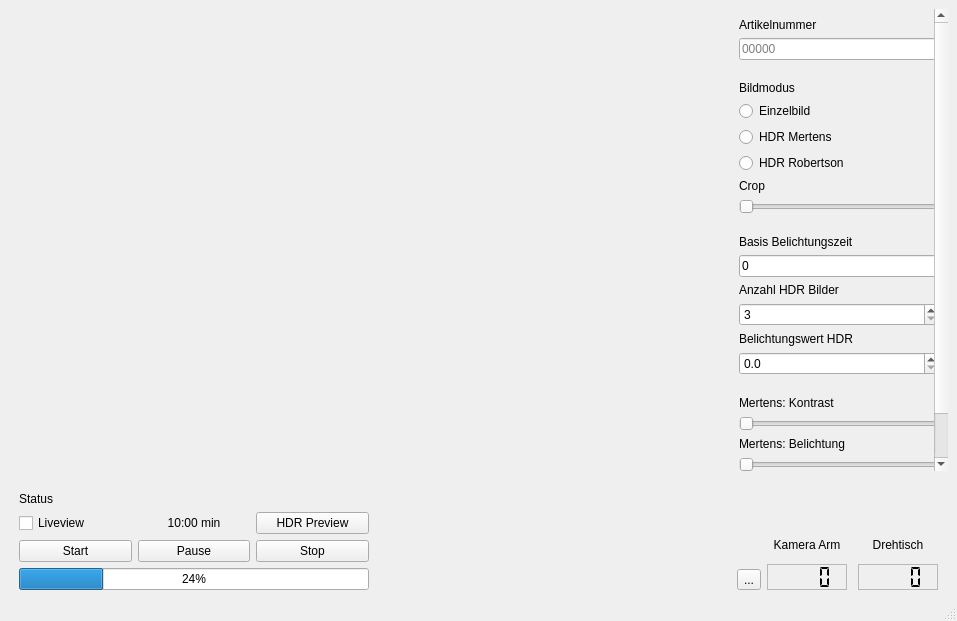
<?xml version="1.0" encoding="UTF-8"?>
<ui version="4.0">
 <class>MainWindow</class>
 <widget class="QMainWindow" name="MainWindow">
  <property name="geometry">
   <rect>
    <x>0</x>
    <y>0</y>
    <width>957</width>
    <height>621</height>
   </rect>
  </property>
  <property name="windowTitle">
   <string>DFGM - PIZZA</string>
  </property>
  <widget class="QWidget" name="centralwidget">
   <layout class="QVBoxLayout" name="verticalLayout">
    <item>
     <layout class="QHBoxLayout" name="horizontalLayout">
      <item>
       <widget class="QLabel" name="image_label">
        <property name="sizePolicy">
         <sizepolicy hsizetype="Ignored" vsizetype="MinimumExpanding">
          <horstretch>0</horstretch>
          <verstretch>0</verstretch>
         </sizepolicy>
        </property>
        <property name="text">
         <string/>
        </property>
        <property name="scaledContents">
         <bool>true</bool>
        </property>
       </widget>
      </item>
      <item>
       <spacer name="IMAGE_SPACER">
        <property name="orientation">
         <enum>Qt::Orientation::Horizontal</enum>
        </property>
        <property name="sizeType">
         <enum>QSizePolicy::Policy::Fixed</enum>
        </property>
        <property name="sizeHint" stdset="0">
         <size>
          <width>15</width>
          <height>15</height>
         </size>
        </property>
       </spacer>
      </item>
      <item>
       <widget class="QScrollArea" name="scrollArea">
        <property name="sizePolicy">
         <sizepolicy hsizetype="Maximum" vsizetype="Minimum">
          <horstretch>0</horstretch>
          <verstretch>0</verstretch>
         </sizepolicy>
        </property>
        <property name="minimumSize">
         <size>
          <width>200</width>
          <height>0</height>
         </size>
        </property>
        <property name="frameShape">
         <enum>QFrame::Shape::NoFrame</enum>
        </property>
        <property name="frameShadow">
         <enum>QFrame::Shadow::Plain</enum>
        </property>
        <property name="lineWidth">
         <number>0</number>
        </property>
        <property name="verticalScrollBarPolicy">
         <enum>Qt::ScrollBarPolicy::ScrollBarAsNeeded</enum>
        </property>
        <property name="horizontalScrollBarPolicy">
         <enum>Qt::ScrollBarPolicy::ScrollBarAlwaysOff</enum>
        </property>
        <property name="sizeAdjustPolicy">
         <enum>QAbstractScrollArea::SizeAdjustPolicy::AdjustIgnored</enum>
        </property>
        <property name="widgetResizable">
         <bool>true</bool>
        </property>
        <widget class="QWidget" name="scrollAreaWidgetContents">
         <property name="geometry">
          <rect>
           <x>0</x>
           <y>0</y>
           <width>218</width>
           <height>585</height>
          </rect>
         </property>
         <property name="sizePolicy">
          <sizepolicy hsizetype="Preferred" vsizetype="Preferred">
           <horstretch>0</horstretch>
           <verstretch>0</verstretch>
          </sizepolicy>
         </property>
         <property name="autoFillBackground">
          <bool>true</bool>
         </property>
         <layout class="QVBoxLayout" name="verticalLayout_7">
          <item>
           <widget class="QLabel" name="label_6">
            <property name="text">
             <string>Artikelnummer</string>
            </property>
            <property name="buddy">
             <cstring>name_input</cstring>
            </property>
           </widget>
          </item>
          <item>
           <widget class="QLineEdit" name="name_input">
            <property name="sizePolicy">
             <sizepolicy hsizetype="Maximum" vsizetype="Fixed">
              <horstretch>0</horstretch>
              <verstretch>0</verstretch>
             </sizepolicy>
            </property>
            <property name="minimumSize">
             <size>
              <width>200</width>
              <height>0</height>
             </size>
            </property>
            <property name="text">
             <string/>
            </property>
            <property name="placeholderText">
             <string>00000</string>
            </property>
           </widget>
          </item>
          <item>
           <spacer name="verticalSpacer_5">
            <property name="orientation">
             <enum>Qt::Orientation::Vertical</enum>
            </property>
            <property name="sizeType">
             <enum>QSizePolicy::Policy::Fixed</enum>
            </property>
            <property name="sizeHint" stdset="0">
             <size>
              <width>20</width>
              <height>15</height>
             </size>
            </property>
           </spacer>
          </item>
          <item>
           <widget class="QLabel" name="label_7">
            <property name="text">
             <string>Bildmodus</string>
            </property>
           </widget>
          </item>
          <item alignment="Qt::AlignmentFlag::AlignRight">
           <widget class="QRadioButton" name="single_picture_button">
            <property name="sizePolicy">
             <sizepolicy hsizetype="Expanding" vsizetype="Minimum">
              <horstretch>0</horstretch>
              <verstretch>0</verstretch>
             </sizepolicy>
            </property>
            <property name="minimumSize">
             <size>
              <width>200</width>
              <height>0</height>
             </size>
            </property>
            <property name="autoFillBackground">
             <bool>false</bool>
            </property>
            <property name="text">
             <string>Einzelbild</string>
            </property>
            <attribute name="buttonGroup">
             <string notr="true">buttonGroup</string>
            </attribute>
           </widget>
          </item>
          <item alignment="Qt::AlignmentFlag::AlignRight">
           <widget class="QRadioButton" name="hdr_mertens_button">
            <property name="sizePolicy">
             <sizepolicy hsizetype="Expanding" vsizetype="Minimum">
              <horstretch>0</horstretch>
              <verstretch>0</verstretch>
             </sizepolicy>
            </property>
            <property name="minimumSize">
             <size>
              <width>200</width>
              <height>0</height>
             </size>
            </property>
            <property name="autoFillBackground">
             <bool>false</bool>
            </property>
            <property name="text">
             <string>HDR Mertens</string>
            </property>
            <attribute name="buttonGroup">
             <string notr="true">buttonGroup</string>
            </attribute>
           </widget>
          </item>
          <item alignment="Qt::AlignmentFlag::AlignRight">
           <widget class="QRadioButton" name="hdr_robertson_button">
            <property name="sizePolicy">
             <sizepolicy hsizetype="Expanding" vsizetype="Minimum">
              <horstretch>0</horstretch>
              <verstretch>0</verstretch>
             </sizepolicy>
            </property>
            <property name="minimumSize">
             <size>
              <width>200</width>
              <height>0</height>
             </size>
            </property>
            <property name="autoFillBackground">
             <bool>false</bool>
            </property>
            <property name="text">
             <string>HDR Robertson</string>
            </property>
            <property name="autoRepeat">
             <bool>false</bool>
            </property>
            <attribute name="buttonGroup">
             <string notr="true">buttonGroup</string>
            </attribute>
           </widget>
          </item>
          <item>
           <widget class="QLabel" name="label_11">
            <property name="text">
             <string>Crop</string>
            </property>
            <property name="buddy">
             <cstring>crop_slider</cstring>
            </property>
           </widget>
          </item>
          <item>
           <widget class="QSlider" name="crop_slider">
            <property name="maximum">
             <number>100</number>
            </property>
            <property name="orientation">
             <enum>Qt::Orientation::Horizontal</enum>
            </property>
           </widget>
          </item>
          <item>
           <spacer name="verticalSpacer_4">
            <property name="orientation">
             <enum>Qt::Orientation::Vertical</enum>
            </property>
            <property name="sizeType">
             <enum>QSizePolicy::Policy::Fixed</enum>
            </property>
            <property name="sizeHint" stdset="0">
             <size>
              <width>10</width>
              <height>15</height>
             </size>
            </property>
           </spacer>
          </item>
          <item>
           <widget class="QLabel" name="label_8">
            <property name="text">
             <string>Basis Belichtungszeit</string>
            </property>
            <property name="buddy">
             <cstring>base_tv_input</cstring>
            </property>
           </widget>
          </item>
          <item>
           <widget class="QLineEdit" name="base_tv_input">
            <property name="text">
             <string>0</string>
            </property>
           </widget>
          </item>
          <item>
           <widget class="QLabel" name="label_9">
            <property name="text">
             <string>Anzahl HDR Bilder</string>
            </property>
            <property name="buddy">
             <cstring>hdr_count_input</cstring>
            </property>
           </widget>
          </item>
          <item>
           <widget class="QSpinBox" name="hdr_count_input">
            <property name="minimum">
             <number>3</number>
            </property>
            <property name="singleStep">
                <number>2</number>
            </property>
            <property name="maximum">
             <number>9</number>
            </property>
           </widget>
          </item>
          <item>
           <widget class="QLabel" name="label_10">
            <property name="text">
             <string>Belichtungswert HDR</string>
            </property>
            <property name="buddy">
             <cstring>hdr_ev_input</cstring>
            </property>
           </widget>
          </item>
          <item>
           <widget class="QDoubleSpinBox" name="hdr_ev_input">
            <property name="decimals">
             <number>1</number>
            </property>
            <property name="maximum">
             <double>10.000000000000000</double>
            </property>
            <property name="singleStep">
             <double>0.333333000000000</double>
            </property>
            <property name="value">
             <double>0.000000000000000</double>
            </property>
           </widget>
          </item>
          <item>
           <spacer name="verticalSpacer_6">
            <property name="orientation">
             <enum>Qt::Orientation::Vertical</enum>
            </property>
            <property name="sizeType">
             <enum>QSizePolicy::Policy::Fixed</enum>
            </property>
            <property name="sizeHint" stdset="0">
             <size>
              <width>20</width>
              <height>15</height>
             </size>
            </property>
           </spacer>
          </item>
          <item>
           <widget class="QLabel" name="label_3">
            <property name="text">
             <string>Mertens: Kontrast</string>
            </property>
            <property name="buddy">
             <cstring>contrast_slider</cstring>
            </property>
           </widget>
          </item>
          <item>
           <widget class="QSlider" name="contrast_slider">
            <property name="sizePolicy">
             <sizepolicy hsizetype="Expanding" vsizetype="Minimum">
              <horstretch>0</horstretch>
              <verstretch>0</verstretch>
             </sizepolicy>
            </property>
            <property name="minimumSize">
             <size>
              <width>200</width>
              <height>0</height>
             </size>
            </property>
            <property name="autoFillBackground">
             <bool>true</bool>
            </property>
            <property name="orientation">
             <enum>Qt::Orientation::Horizontal</enum>
            </property>
           </widget>
          </item>
          <item>
           <widget class="QLabel" name="label_4">
            <property name="text">
             <string>Mertens: Belichtung</string>
            </property>
            <property name="buddy">
             <cstring>exposure_slider</cstring>
            </property>
           </widget>
          </item>
          <item>
           <widget class="QSlider" name="exposure_slider">
            <property name="orientation">
             <enum>Qt::Orientation::Horizontal</enum>
            </property>
           </widget>
          </item>
          <item>
           <widget class="QLabel" name="label_5">
            <property name="text">
             <string>Mertens: Sättigung</string>
            </property>
            <property name="buddy">
             <cstring>saturation_slider</cstring>
            </property>
           </widget>
          </item>
          <item>
           <widget class="QSlider" name="saturation_slider">
            <property name="orientation">
             <enum>Qt::Orientation::Horizontal</enum>
            </property>
           </widget>
          </item>
          <item>
           <spacer name="verticalSpacer_3">
            <property name="orientation">
             <enum>Qt::Orientation::Vertical</enum>
            </property>
            <property name="sizeHint" stdset="0">
             <size>
              <width>20</width>
              <height>40</height>
             </size>
            </property>
           </spacer>
          </item>
         </layout>
        </widget>
       </widget>
      </item>
     </layout>
    </item>
    <item>
     <spacer name="IMAGE_SPACER_BOTTOM">
      <property name="orientation">
       <enum>Qt::Orientation::Vertical</enum>
      </property>
      <property name="sizeType">
       <enum>QSizePolicy::Policy::Fixed</enum>
      </property>
      <property name="sizeHint" stdset="0">
       <size>
        <width>15</width>
        <height>15</height>
       </size>
      </property>
     </spacer>
    </item>
    <item>
     <layout class="QHBoxLayout" name="horizontalLayout_2">
      <property name="sizeConstraint">
       <enum>QLayout::SizeConstraint::SetNoConstraint</enum>
      </property>
      <item>
       <spacer name="horizontalSpacer_3">
        <property name="orientation">
         <enum>Qt::Orientation::Horizontal</enum>
        </property>
        <property name="sizeType">
         <enum>QSizePolicy::Policy::Fixed</enum>
        </property>
        <property name="sizeHint" stdset="0">
         <size>
          <width>10</width>
          <height>20</height>
         </size>
        </property>
       </spacer>
      </item>
      <item>
       <layout class="QVBoxLayout" name="verticalLayout_2">
        <item>
         <layout class="QGridLayout" name="gridLayout">
          <property name="sizeConstraint">
           <enum>QLayout::SizeConstraint::SetNoConstraint</enum>
          </property>
          <item row="2" column="0">
           <widget class="QPushButton" name="start_button">
            <property name="sizePolicy">
             <sizepolicy hsizetype="Minimum" vsizetype="Fixed">
              <horstretch>0</horstretch>
              <verstretch>0</verstretch>
             </sizepolicy>
            </property>
            <property name="text">
             <string>Start</string>
            </property>
           </widget>
          </item>
          <item row="2" column="2">
           <widget class="QPushButton" name="stop_button">
            <property name="sizePolicy">
             <sizepolicy hsizetype="Minimum" vsizetype="Fixed">
              <horstretch>0</horstretch>
              <verstretch>0</verstretch>
             </sizepolicy>
            </property>
            <property name="text">
             <string>Stop</string>
            </property>
           </widget>
          </item>
          <item row="2" column="1">
           <widget class="QPushButton" name="pause_button">
            <property name="sizePolicy">
             <sizepolicy hsizetype="Minimum" vsizetype="Fixed">
              <horstretch>0</horstretch>
              <verstretch>0</verstretch>
             </sizepolicy>
            </property>
            <property name="text">
             <string>Pause</string>
            </property>
           </widget>
          </item>
          <item row="1" column="0">
           <widget class="QCheckBox" name="liveview_checkbox">
            <property name="sizePolicy">
             <sizepolicy hsizetype="Minimum" vsizetype="Fixed">
              <horstretch>0</horstretch>
              <verstretch>0</verstretch>
             </sizepolicy>
            </property>
            <property name="text">
             <string>Liveview</string>
            </property>
           </widget>
          </item>
          <item row="1" column="2">
           <widget class="QPushButton" name="hdr_preview_button">
            <property name="sizePolicy">
             <sizepolicy hsizetype="Minimum" vsizetype="Fixed">
              <horstretch>0</horstretch>
              <verstretch>0</verstretch>
             </sizepolicy>
            </property>
            <property name="text">
             <string>HDR Preview</string>
            </property>
           </widget>
          </item>
          <item row="0" column="0" colspan="3">
           <widget class="QLabel" name="status_label">
            <property name="text">
             <string>Status</string>
            </property>
           </widget>
          </item>
          <item row="1" column="1">
           <widget class="QLabel" name="time_label">
            <property name="text">
             <string>10:00 min</string>
            </property>
            <property name="alignment">
             <set>Qt::AlignmentFlag::AlignCenter</set>
            </property>
           </widget>
          </item>
         </layout>
        </item>
        <item>
         <widget class="QProgressBar" name="progress_bar">
          <property name="sizePolicy">
           <sizepolicy hsizetype="Minimum" vsizetype="Preferred">
            <horstretch>0</horstretch>
            <verstretch>0</verstretch>
           </sizepolicy>
          </property>
          <property name="minimumSize">
           <size>
            <width>350</width>
            <height>0</height>
           </size>
          </property>
          <property name="value">
           <number>24</number>
          </property>
         </widget>
        </item>
       </layout>
      </item>
      <item>
       <layout class="QVBoxLayout" name="verticalLayout_8"/>
      </item>
      <item>
       <spacer name="horizontalSpacer">
        <property name="orientation">
         <enum>Qt::Orientation::Horizontal</enum>
        </property>
        <property name="sizeType">
         <enum>QSizePolicy::Policy::MinimumExpanding</enum>
        </property>
        <property name="sizeHint" stdset="0">
         <size>
          <width>10</width>
          <height>10</height>
         </size>
        </property>
       </spacer>
      </item>
      <item alignment="Qt::AlignmentFlag::AlignBottom">
       <widget class="QToolButton" name="settings_button">
        <property name="text">
         <string>...</string>
        </property>
       </widget>
      </item>
      <item>
       <layout class="QHBoxLayout" name="horizontalLayout_4">
        <item>
         <layout class="QVBoxLayout" name="verticalLayout_3">
          <item>
           <spacer name="verticalSpacer">
            <property name="orientation">
             <enum>Qt::Orientation::Vertical</enum>
            </property>
            <property name="sizeType">
             <enum>QSizePolicy::Policy::Maximum</enum>
            </property>
            <property name="sizeHint" stdset="0">
             <size>
              <width>20</width>
              <height>40</height>
             </size>
            </property>
           </spacer>
          </item>
          <item>
           <widget class="QLabel" name="label">
            <property name="text">
             <string>Kamera Arm</string>
            </property>
            <property name="alignment">
             <set>Qt::AlignmentFlag::AlignCenter</set>
            </property>
            <property name="indent">
             <number>0</number>
            </property>
           </widget>
          </item>
          <item>
           <widget class="QLCDNumber" name="lcd_crane_pos">
            <property name="sizePolicy">
             <sizepolicy hsizetype="Minimum" vsizetype="Maximum">
              <horstretch>0</horstretch>
              <verstretch>0</verstretch>
             </sizepolicy>
            </property>
            <property name="minimumSize">
             <size>
              <width>80</width>
              <height>0</height>
             </size>
            </property>
            <property name="maximumSize">
             <size>
              <width>16777215</width>
              <height>40</height>
             </size>
            </property>
            <property name="layoutDirection">
             <enum>Qt::LayoutDirection::LeftToRight</enum>
            </property>
            <property name="frameShape">
             <enum>QFrame::Shape::StyledPanel</enum>
            </property>
            <property name="frameShadow">
             <enum>QFrame::Shadow::Plain</enum>
            </property>
            <property name="smallDecimalPoint">
             <bool>false</bool>
            </property>
            <property name="digitCount">
             <number>4</number>
            </property>
            <property name="mode">
             <enum>QLCDNumber::Mode::Dec</enum>
            </property>
            <property name="segmentStyle">
             <enum>QLCDNumber::SegmentStyle::Flat</enum>
            </property>
            <property name="value" stdset="0">
             <double>0.000000000000000</double>
            </property>
           </widget>
          </item>
         </layout>
        </item>
        <item>
         <spacer name="horizontalSpacer_2">
          <property name="orientation">
           <enum>Qt::Orientation::Horizontal</enum>
          </property>
          <property name="sizeType">
           <enum>QSizePolicy::Policy::Fixed</enum>
          </property>
          <property name="sizeHint" stdset="0">
           <size>
            <width>5</width>
            <height>20</height>
           </size>
          </property>
         </spacer>
        </item>
        <item>
         <layout class="QVBoxLayout" name="verticalLayout_6">
          <item>
           <spacer name="verticalSpacer_2">
            <property name="orientation">
             <enum>Qt::Orientation::Vertical</enum>
            </property>
            <property name="sizeType">
             <enum>QSizePolicy::Policy::Maximum</enum>
            </property>
            <property name="sizeHint" stdset="0">
             <size>
              <width>20</width>
              <height>40</height>
             </size>
            </property>
           </spacer>
          </item>
          <item>
           <widget class="QLabel" name="label_2">
            <property name="text">
             <string>Drehtisch</string>
            </property>
            <property name="alignment">
             <set>Qt::AlignmentFlag::AlignCenter</set>
            </property>
            <property name="indent">
             <number>0</number>
            </property>
           </widget>
          </item>
          <item>
           <widget class="QLCDNumber" name="lcd_table_pos">
            <property name="sizePolicy">
             <sizepolicy hsizetype="Minimum" vsizetype="Maximum">
              <horstretch>0</horstretch>
              <verstretch>0</verstretch>
             </sizepolicy>
            </property>
            <property name="minimumSize">
             <size>
              <width>80</width>
              <height>0</height>
             </size>
            </property>
            <property name="maximumSize">
             <size>
              <width>16777215</width>
              <height>40</height>
             </size>
            </property>
            <property name="frameShape">
             <enum>QFrame::Shape::StyledPanel</enum>
            </property>
            <property name="frameShadow">
             <enum>QFrame::Shadow::Plain</enum>
            </property>
            <property name="smallDecimalPoint">
             <bool>false</bool>
            </property>
            <property name="digitCount">
             <number>4</number>
            </property>
            <property name="segmentStyle">
             <enum>QLCDNumber::SegmentStyle::Flat</enum>
            </property>
           </widget>
          </item>
         </layout>
        </item>
       </layout>
      </item>
      <item>
       <spacer name="horizontalSpacer_4">
        <property name="orientation">
         <enum>Qt::Orientation::Horizontal</enum>
        </property>
        <property name="sizeType">
         <enum>QSizePolicy::Policy::Fixed</enum>
        </property>
        <property name="sizeHint" stdset="0">
         <size>
          <width>10</width>
          <height>20</height>
         </size>
        </property>
       </spacer>
      </item>
     </layout>
    </item>
   </layout>
  </widget>
  <widget class="QStatusBar" name="statusbar"/>
  <widget class="QMenuBar" name="menubar">
   <property name="geometry">
    <rect>
     <x>0</x>
     <y>0</y>
     <width>957</width>
     <height>33</height>
    </rect>
   </property>
  </widget>
 </widget>
 <tabstops>
  <tabstop>scrollArea</tabstop>
  <tabstop>name_input</tabstop>
  <tabstop>single_picture_button</tabstop>
  <tabstop>hdr_mertens_button</tabstop>
  <tabstop>hdr_robertson_button</tabstop>
  <tabstop>crop_slider</tabstop>
  <tabstop>base_tv_input</tabstop>
  <tabstop>hdr_count_input</tabstop>
  <tabstop>hdr_ev_input</tabstop>
  <tabstop>liveview_checkbox</tabstop>
  <tabstop>hdr_preview_button</tabstop>
  <tabstop>start_button</tabstop>
  <tabstop>pause_button</tabstop>
  <tabstop>stop_button</tabstop>
  <tabstop>contrast_slider</tabstop>
  <tabstop>exposure_slider</tabstop>
  <tabstop>settings_button</tabstop>
  <tabstop>saturation_slider</tabstop>
 </tabstops>
 <resources/>
 <connections>
  <connection>
   <sender>liveview_checkbox</sender>
   <signal>toggled(bool)</signal>
   <receiver>hdr_preview_button</receiver>
   <slot>setDisabled(bool)</slot>
   <hints>
    <hint type="sourcelabel">
     <x>91</x>
     <y>524</y>
    </hint>
    <hint type="destinationlabel">
     <x>375</x>
     <y>525</y>
    </hint>
   </hints>
  </connection>
  <connection>
   <sender>single_picture_button</sender>
   <signal>toggled(bool)</signal>
   <receiver>hdr_preview_button</receiver>
   <slot>setDisabled(bool)</slot>
   <hints>
    <hint type="sourcelabel">
     <x>850</x>
     <y>158</y>
    </hint>
    <hint type="destinationlabel">
     <x>375</x>
     <y>525</y>
    </hint>
   </hints>
  </connection>
  <connection>
   <sender>hdr_mertens_button</sender>
   <signal>toggled(bool)</signal>
   <receiver>hdr_preview_button</receiver>
   <slot>setEnabled(bool)</slot>
   <hints>
    <hint type="sourcelabel">
     <x>876</x>
     <y>197</y>
    </hint>
    <hint type="destinationlabel">
     <x>375</x>
     <y>525</y>
    </hint>
   </hints>
  </connection>
  <connection>
   <sender>hdr_robertson_button</sender>
   <signal>toggled(bool)</signal>
   <receiver>hdr_preview_button</receiver>
   <slot>setEnabled(bool)</slot>
   <hints>
    <hint type="sourcelabel">
     <x>937</x>
     <y>224</y>
    </hint>
    <hint type="destinationlabel">
     <x>375</x>
     <y>525</y>
    </hint>
   </hints>
  </connection>
  <connection>
   <sender>single_picture_button</sender>
   <signal>toggled(bool)</signal>
   <receiver>hdr_count_input</receiver>
   <slot>setDisabled(bool)</slot>
   <hints>
    <hint type="sourcelabel">
     <x>937</x>
     <y>172</y>
    </hint>
    <hint type="destinationlabel">
     <x>937</x>
     <y>405</y>
    </hint>
   </hints>
  </connection>
  <connection>
   <sender>single_picture_button</sender>
   <signal>toggled(bool)</signal>
   <receiver>hdr_ev_input</receiver>
   <slot>setDisabled(bool)</slot>
   <hints>
    <hint type="sourcelabel">
     <x>937</x>
     <y>172</y>
    </hint>
    <hint type="destinationlabel">
     <x>937</x>
     <y>459</y>
    </hint>
   </hints>
  </connection>
  <connection>
   <sender>single_picture_button</sender>
   <signal>toggled(bool)</signal>
   <receiver>contrast_slider</receiver>
   <slot>setDisabled(bool)</slot>
   <hints>
    <hint type="sourcelabel">
     <x>937</x>
     <y>172</y>
    </hint>
    <hint type="destinationlabel">
     <x>937</x>
     <y>524</y>
    </hint>
   </hints>
  </connection>
  <connection>
   <sender>single_picture_button</sender>
   <signal>toggled(bool)</signal>
   <receiver>exposure_slider</receiver>
   <slot>setDisabled(bool)</slot>
   <hints>
    <hint type="sourcelabel">
     <x>933</x>
     <y>155</y>
    </hint>
    <hint type="destinationlabel">
     <x>937</x>
     <y>568</y>
    </hint>
   </hints>
  </connection>
  <connection>
   <sender>single_picture_button</sender>
   <signal>toggled(bool)</signal>
   <receiver>saturation_slider</receiver>
   <slot>setDisabled(bool)</slot>
   <hints>
    <hint type="sourcelabel">
     <x>935</x>
     <y>164</y>
    </hint>
    <hint type="destinationlabel">
     <x>937</x>
     <y>612</y>
    </hint>
   </hints>
  </connection>
  <connection>
   <sender>hdr_mertens_button</sender>
   <signal>toggled(bool)</signal>
   <receiver>hdr_count_input</receiver>
   <slot>setEnabled(bool)</slot>
   <hints>
    <hint type="sourcelabel">
     <x>935</x>
     <y>187</y>
    </hint>
    <hint type="destinationlabel">
     <x>937</x>
     <y>405</y>
    </hint>
   </hints>
  </connection>
  <connection>
   <sender>hdr_mertens_button</sender>
   <signal>toggled(bool)</signal>
   <receiver>hdr_ev_input</receiver>
   <slot>setEnabled(bool)</slot>
   <hints>
    <hint type="sourcelabel">
     <x>908</x>
     <y>192</y>
    </hint>
    <hint type="destinationlabel">
     <x>937</x>
     <y>459</y>
    </hint>
   </hints>
  </connection>
  <connection>
   <sender>hdr_robertson_button</sender>
   <signal>toggled(bool)</signal>
   <receiver>hdr_count_input</receiver>
   <slot>setEnabled(bool)</slot>
   <hints>
    <hint type="sourcelabel">
     <x>917</x>
     <y>220</y>
    </hint>
    <hint type="destinationlabel">
     <x>937</x>
     <y>405</y>
    </hint>
   </hints>
  </connection>
  <connection>
   <sender>hdr_robertson_button</sender>
   <signal>toggled(bool)</signal>
   <receiver>hdr_ev_input</receiver>
   <slot>setEnabled(bool)</slot>
   <hints>
    <hint type="sourcelabel">
     <x>928</x>
     <y>223</y>
    </hint>
    <hint type="destinationlabel">
     <x>937</x>
     <y>459</y>
    </hint>
   </hints>
  </connection>
  <connection>
   <sender>hdr_mertens_button</sender>
   <signal>toggled(bool)</signal>
   <receiver>contrast_slider</receiver>
   <slot>setEnabled(bool)</slot>
   <hints>
    <hint type="sourcelabel">
     <x>937</x>
     <y>202</y>
    </hint>
    <hint type="destinationlabel">
     <x>937</x>
     <y>524</y>
    </hint>
   </hints>
  </connection>
  <connection>
   <sender>hdr_mertens_button</sender>
   <signal>toggled(bool)</signal>
   <receiver>exposure_slider</receiver>
   <slot>setEnabled(bool)</slot>
   <hints>
    <hint type="sourcelabel">
     <x>832</x>
     <y>194</y>
    </hint>
    <hint type="destinationlabel">
     <x>937</x>
     <y>568</y>
    </hint>
   </hints>
  </connection>
  <connection>
   <sender>hdr_mertens_button</sender>
   <signal>toggled(bool)</signal>
   <receiver>saturation_slider</receiver>
   <slot>setEnabled(bool)</slot>
   <hints>
    <hint type="sourcelabel">
     <x>847</x>
     <y>193</y>
    </hint>
    <hint type="destinationlabel">
     <x>937</x>
     <y>612</y>
    </hint>
   </hints>
  </connection>
  <connection>
   <sender>hdr_robertson_button</sender>
   <signal>toggled(bool)</signal>
   <receiver>contrast_slider</receiver>
   <slot>setDisabled(bool)</slot>
   <hints>
    <hint type="sourcelabel">
     <x>797</x>
     <y>232</y>
    </hint>
    <hint type="destinationlabel">
     <x>937</x>
     <y>524</y>
    </hint>
   </hints>
  </connection>
  <connection>
   <sender>hdr_robertson_button</sender>
   <signal>toggled(bool)</signal>
   <receiver>exposure_slider</receiver>
   <slot>setDisabled(bool)</slot>
   <hints>
    <hint type="sourcelabel">
     <x>891</x>
     <y>221</y>
    </hint>
    <hint type="destinationlabel">
     <x>937</x>
     <y>568</y>
    </hint>
   </hints>
  </connection>
  <connection>
   <sender>hdr_robertson_button</sender>
   <signal>toggled(bool)</signal>
   <receiver>saturation_slider</receiver>
   <slot>setDisabled(bool)</slot>
   <hints>
    <hint type="sourcelabel">
     <x>895</x>
     <y>228</y>
    </hint>
    <hint type="destinationlabel">
     <x>937</x>
     <y>612</y>
    </hint>
   </hints>
  </connection>
 </connections>
 <buttongroups>
  <buttongroup name="buttonGroup"/>
 </buttongroups>
</ui>
